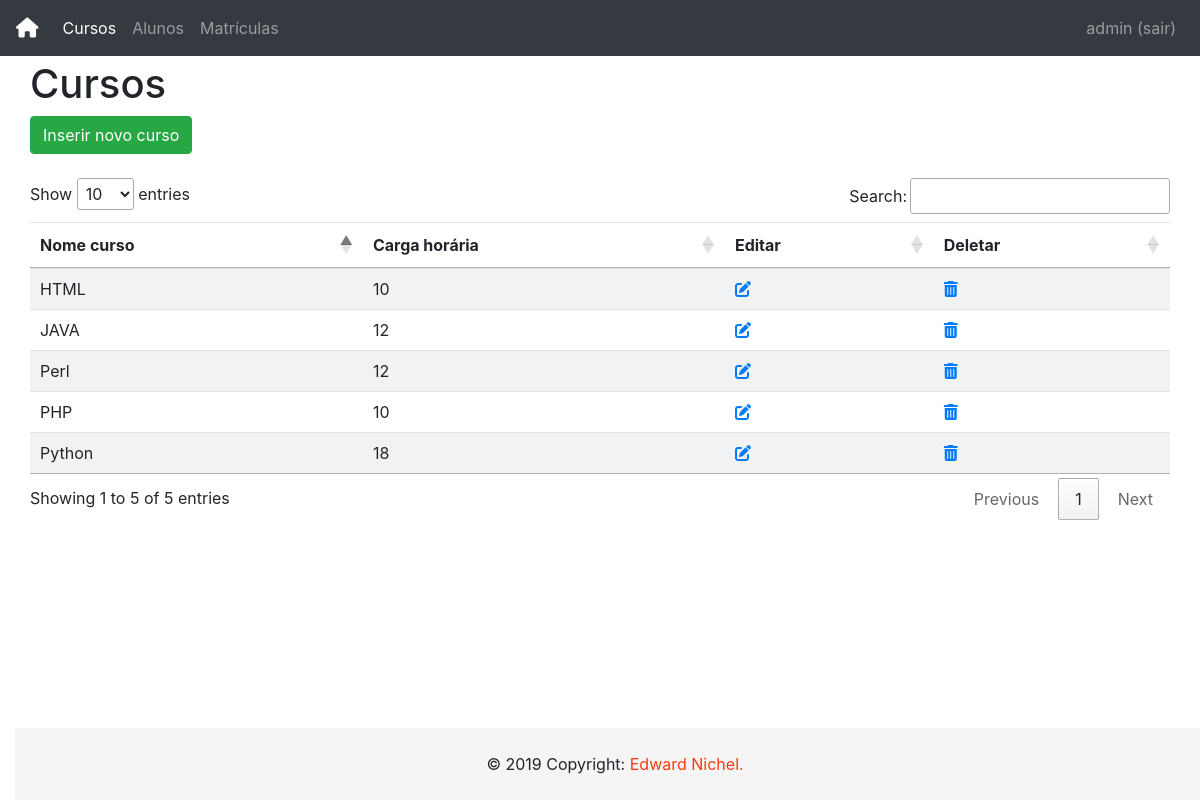
/index.php (signed in), run on the app's committed database.
### tables this page shows
CREATE TABLE IF NOT EXISTS `curso` (
  `nome_curso` varchar(255) NOT NULL,
  `carga_horaria` int(20) NOT NULL,
  `ID_CURSO` int(11) NOT NULL AUTO_INCREMENT,
  PRIMARY KEY (`ID_CURSO`)
);

### db.php (called while the page is built, shortened)
<?php
$servidor = "localhost";
$usuario = "root";
$senha = "usbw";
$db = "database_php";
$conexao = mysqli_connect($servidor, $usuario, $senha, $db);
$query = "SELECT * FROM curso";
$consulta_curso = mysqli_query($conexao, $query);

### views/cursos.php (the view)
<div id="conteudo">
    <h1>Cursos</h1>
    <a class="btn btn-success" href="?pagina=inserir_curso">Inserir novo curso</a><br><br>
    <table class="table table-hover table-striped" id="cursos">
        <thead>
            <tr>
                <th>Nome curso </th>
                <th>Carga horária </th>
                <th>Editar</th>
                <th>Deletar</th>
            </tr>
        </thead>
        <tbody>
            <?php
            while ($linha = mysqli_fetch_array($consulta_curso)) {
                echo '<tr><td>' . $linha['nome_curso'] . '</td>';
                echo '<td>' . $linha['carga_horaria'] . '</td>';
            ?>
                <td><a href="?pagina=inserir_curso&editar=<?php echo $linha['ID_CURSO']; ?>">
                        <i class="fas fa-edit"></i>
                    </a></td>
                <td><a href="deleta_curso.php?ID_CURSO=<?php echo $linha['ID_CURSO']; ?>">
                        <i class="fas fa-trash-alt"></i>
                    </a></td>
                </tr>
            <?php
            }
            ?>
        </tbody>
    </table>
</div>

### css/style.css (style rules this page uses)
#conteudo { padding: 30px 0; }

### data on the page
curso: nome_curso "PHP", carga_horaria "10"
curso: nome_curso "Python", carga_horaria "18"
curso: nome_curso "Perl", carga_horaria "12"
curso: nome_curso "HTML", carga_horaria "10"
curso: nome_curso "JAVA", carga_horaria "12"

### other printed values
$_SESSION['usuario'] "admin"
